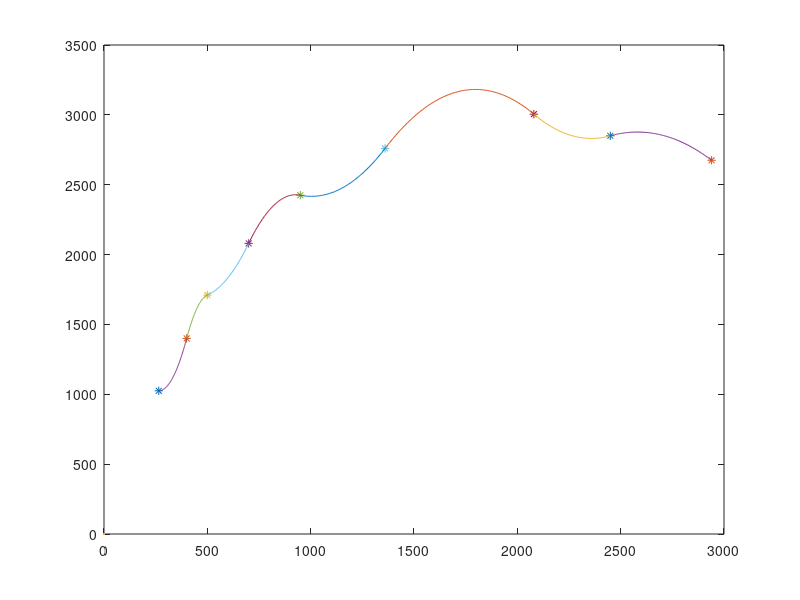

Write the MATLAB code that produced this figure.
d0 = [265 1025];
plot(d0(1,1),d0(1,2),'*');
hold on
d1 = [400 1400];
plot(d1(1,1),d1(1,2),'*');
hold on
d2 = [500 1710];
plot(d2(1,1),d2(1,2),'*');
hold on
d3 = [700 2080];
plot(d3(1,1),d3(1,2),'*');
hold on
d4 = [950 2425];
plot(d4(1,1),d4(1,2),'*');
hold on
d5 = [1360 2760];
plot(d5(1,1),d5(1,2),'*');
hold on
d6 = [2080 3005];
plot(d6(1,1),d6(1,2),'*');
hold on
d7 = [2450 2850];
plot(d7(1,1),d7(1,2),'*');
hold on
d8 = [2940 2675];
plot(d8(1,1),d8(1,2),'*');
hold on
row1 = [1 d0(1,1) d0(1,1)^2 0 0 0 0 0 0 0 0 0 0 0 0 0 0 0 0 0 0 0 0 0];
row2 = [1 d1(1,1) d1(1,1)^2 0 0 0 0 0 0 0 0 0 0 0 0 0 0 0 0 0 0 0 0 0];
row3 = [0 0 0 1 d1(1,1) d1(1,1)^2 0 0 0 0 0 0 0 0 0 0 0 0 0 0 0 0 0 0];
row4 = [0 0 0 1 d2(1,1) d2(1,1)^2 0 0 0 0 0 0 0 0 0 0 0 0 0 0 0 0 0 0];
row5 = [0 0 0 0 0 0 1 d2(1,1) d2(1,1)^2 0 0 0 0 0 0 0 0 0 0 0 0 0 0 0];
row6 = [0 0 0 0 0 0 1 d3(1,1) d3(1,1)^2 0 0 0 0 0 0 0 0 0 0 0 0 0 0 0];
row7 = [0 0 0 0 0 0 0 0 0 1 d3(1,1) d3(1,1)^2 0 0 0 0 0 0 0 0 0 0 0 0];
row8 = [0 0 0 0 0 0 0 0 0 1 d4(1,1) d4(1,1)^2 0 0 0 0 0 0 0 0 0 0 0 0];
row9 = [0 0 0 0 0 0 0 0 0 0 0 0 1 d4(1,1) d4(1,1)^2 0 0 0 0 0 0 0 0 0];
row10= [0 0 0 0 0 0 0 0 0 0 0 0 1 d5(1,1) d5(1,1)^2 0 0 0 0 0 0 0 0 0];
row11= [0 0 0 0 0 0 0 0 0 0 0 0 0 0 0 1 d5(1,1) d5(1,1)^2 0 0 0 0 0 0];
row12= [0 0 0 0 0 0 0 0 0 0 0 0 0 0 0 1 d6(1,1) d6(1,1)^2 0 0 0 0 0 0];
row13= [0 0 0 0 0 0 0 0 0 0 0 0 0 0 0 0 0 0 1 d6(1,1) d6(1,1)^2 0 0 0];
row14= [0 0 0 0 0 0 0 0 0 0 0 0 0 0 0 0 0 0 1 d7(1,1) d7(1,1)^2 0 0 0];
row15= [0 0 0 0 0 0 0 0 0 0 0 0 0 0 0 0 0 0 0 0 0 1 d7(1,1) d7(1,1)^2];
row16= [0 0 0 0 0 0 0 0 0 0 0 0 0 0 0 0 0 0 0 0 0 1 d8(1,1) d8(1,1)^2];
row17= [0 1 2*d1(1,1) 0 -1 -2*d1(1,1) 0 0 0 0 0 0 0 0 0 0 0 0 0 0 0 0 0 0];
row18= [0 0 0 0 1 2*d2(1,1) 0 -1 -2*d2(1,1) 0 0 0 0 0 0 0 0 0 0 0 0 0 0 0];
row19= [0 0 0 0 0 0 0 1 2*d3(1,1) 0 -1 -2*d3(1,1) 0 0 0 0 0 0 0 0 0 0 0 0];
row20= [0 0 0 0 0 0 0 0 0 0 1 2*d4(1,1) 0 -1 -2*d4(1,1) 0 0 0 0 0 0 0 0 0];
row21= [0 0 0 0 0 0 0 0 0 0 0 0 0 1 2*d5(1,1) 0 -1 -2*d5(1,1) 0 0 0 0 0 0];
row22= [0 0 0 0 0 0 0 0 0 0 0 0 0 0 0 0 1 2*d6(1,1) 0 -1 -2*d6(1,1) 0 0 0];
row23= [0 0 0 0 0 0 0 0 0 0 0 0 0 0 0 0 0 0 0 1 2*d7(1,1) 0 -1 -2*d7(1,1)];
row24= [0 1 2*d0(1,1) 0 0 0 0 0 0 0 0 0 0 0 0 0 0 0 0 0 0 0 0 0];
A = [row1;row2;row3;row4;row5;row6;row7;row8;row9;row10;row11;row12;row13;row14;row15;row16;row17;row18;row19;row20;row21;row22;row23;row24];
B = [d0(1,2);d1(1,2);d1(1,2);d2(1,2);d2(1,2);d3(1,2);d3(1,2);d4(1,2);d4(1,2);d5(1,2);d5(1,2);d6(1,2);d6(1,2);d7(1,2);d7(1,2);d8(1,2);0;0;0;0;0;0;0;0];
Res = linsolve(A,B);
quad1 = [Res(1,1) Res(2,1) Res(3,1)];
quad2 = [Res(4,1) Res(5,1) Res(6,1)];
quad3 = [Res(7,1) Res(8,1) Res(9,1)];
quad4 = [Res(10,1) Res(11,1) Res(12,1)];
quad5 = [Res(13,1) Res(14,1) Res(15,1)];
quad6 = [Res(16,1) Res(17,1) Res(18,1)];
quad7 = [Res(19,1) Res(20,1) Res(21,1)];
quad8 = [Res(22,1) Res(23,1) Res(24,1)];
x=0;
y=0;
plot(x,y);
hold on

x = linspace(d0(1,1),d1(1,1),100);
y = quad1(1,1) + quad1(1,2) * x + quad1(1,3) * (x.^2);
plot(x,y)
hold on

x = linspace(d1(1,1),d2(1,1),100);
y = quad2(1,1) + quad2(1,2) * x + quad2(1,3) * (x.^2);
plot(x,y)
hold on

x = linspace(d2(1,1),d3(1,1),100);
y = quad3(1,1) + quad3(1,2) * x + quad3(1,3) * (x.^2);
plot(x,y)
hold on

x = linspace(d3(1,1),d4(1,1),100);
y = quad4(1,1) + quad4(1,2) * x + quad4(1,3) * (x.^2);
plot(x,y)
hold on

x = linspace(d4(1,1),d5(1,1),100);
y = quad5(1,1) + quad5(1,2) * x + quad5(1,3) * (x.^2);
plot(x,y)
hold on

x = linspace(d5(1,1),d6(1,1),100);
y = quad6(1,1) + quad6(1,2) * x + quad6(1,3) * (x.^2);
plot(x,y)
hold on

x = linspace(d6(1,1),d7(1,1),100);
y = quad7(1,1) + quad7(1,2) * x + quad7(1,3) * (x.^2);
plot(x,y)
hold on

x = linspace(d7(1,1),d8(1,1),100);
y = quad8(1,1) + quad8(1,2) * x + quad8(1,3) * (x.^2);
plot(x,y)
hold on